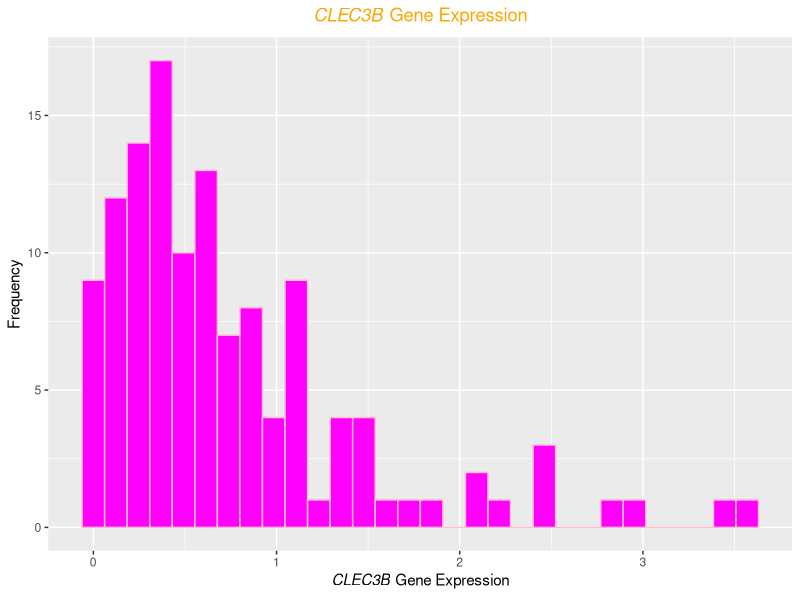
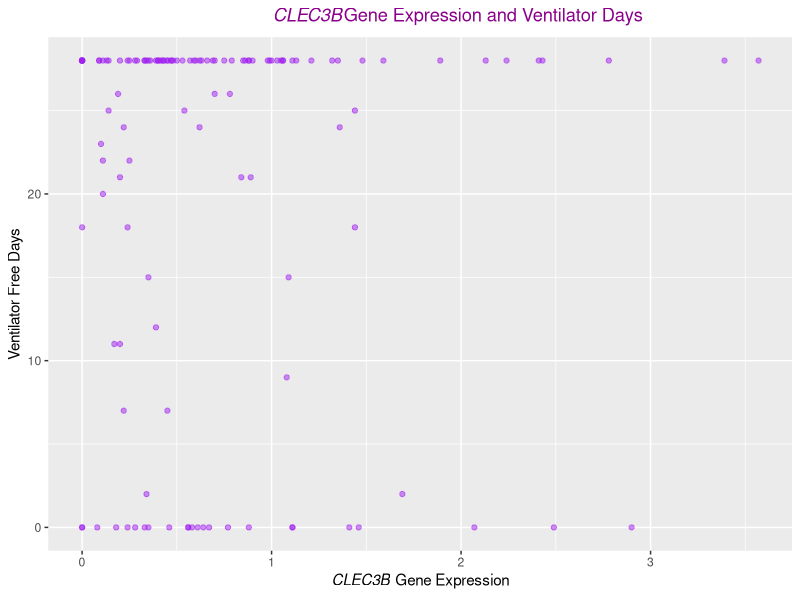
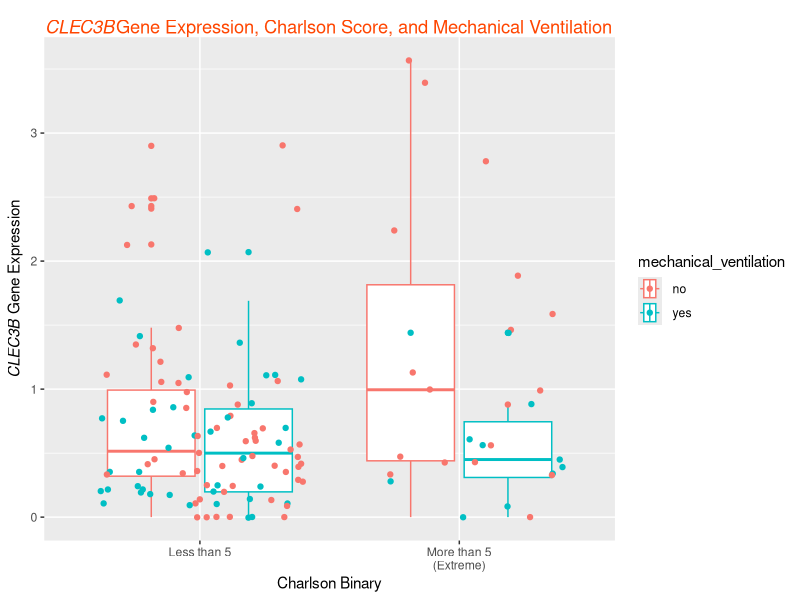
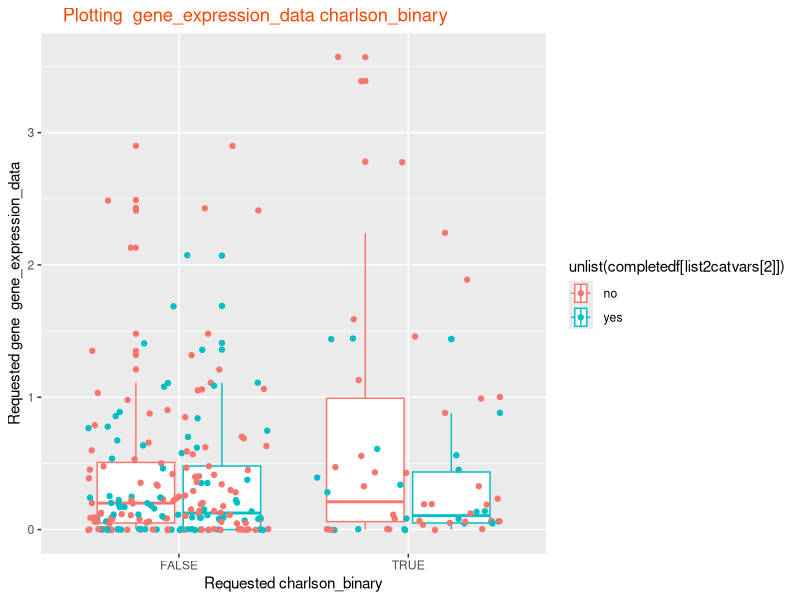
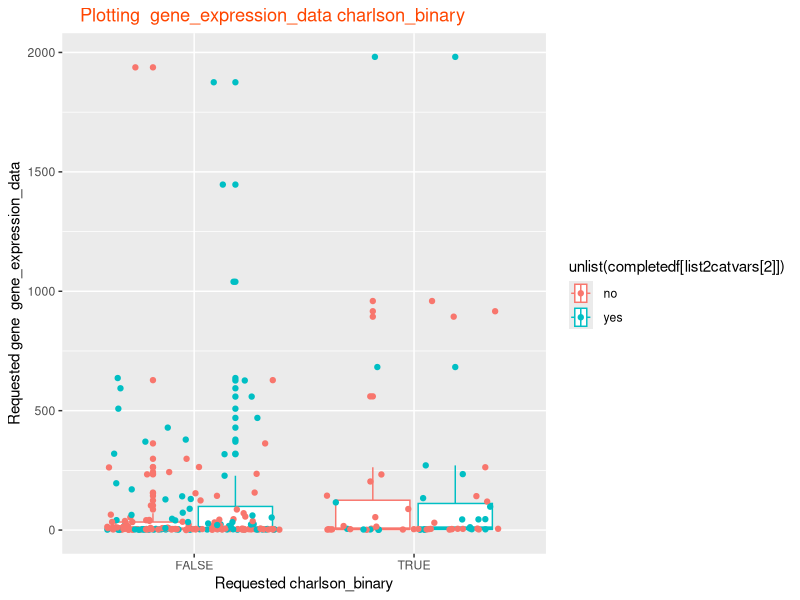
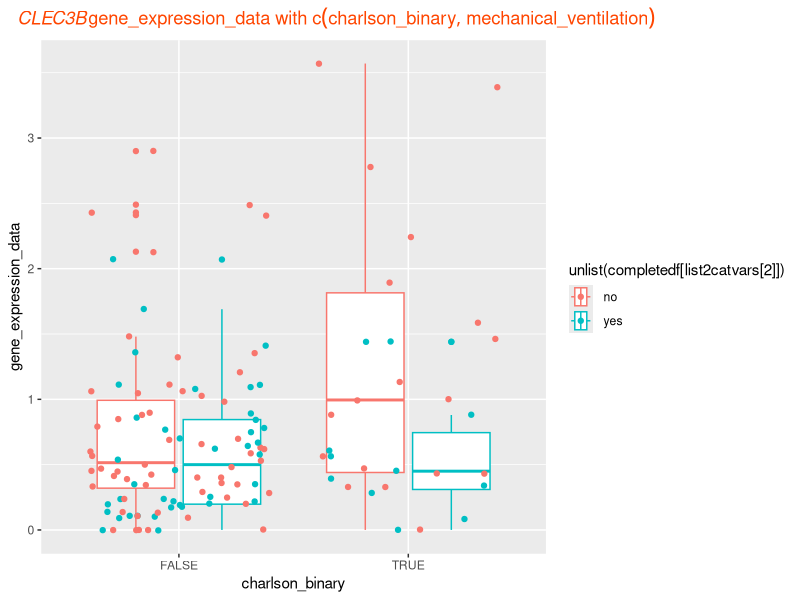
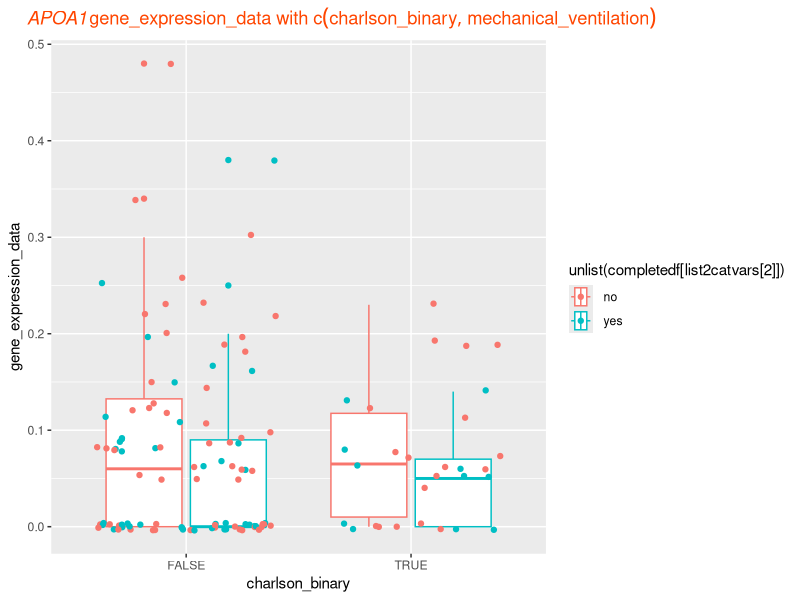

Source code (R) for these figures, in order:
## ---- chunk 1
setwd("../103RFinalProject") # set working directory
expressiondf <- read.csv(file = "QBS103_finalProject_geneExpression.csv", header = TRUE) # read data from csv file to make df
metadf <- read.csv(file = "QBS103_finalProject_metadata.csv", header = TRUE) # read data from csv file to make another df
## ---- chunk 2
library(tidyverse) # I am using Tidyverse in this project

longexpressiondf <- expressiondf %>% # create a new df that is the long version of our original dataset
  pivot_longer(cols = starts_with(c("COVID", "NONCOVID")),
               names_to = "participant_id",
               values_to = "gene_expression_data")
## ---- chunk 3
list_df = list(longexpressiondf, metadf) # link the two dfs together by using list() then reduce()
df <- list_df %>% reduce(inner_join, by='participant_id')
## ---- chunk 4
library(ggplot2) # we are using ggplot2 in this project

subset <- subset(df, X == 'CLEC3B') # create a subset of the df that includes only the gene of interest
subset

histogramplot <- ggplot(subset, aes(x = gene_expression_data)) + # build a histogram plot of gene expression and frequency
  geom_histogram(color = "pink", fill = "magenta") +
  labs(title = expression(paste(italic("CLEC3B"), " Gene Expression")), y = "Frequency", x = expression(paste(italic("CLEC3B"), " Gene Expression"))) +
    theme(plot.title = element_text(colour = "orange1", face = "bold", hjust = 0.5)) # for the plot title

histogramplot
## ---- chunk 5
scatterplot <- ggplot(subset, aes(x = gene_expression_data, y = ventilator.free_days)) +  # build a scatter plot of gene expression and ventilator days
  labs(title = expression(paste(italic("CLEC3B"), "Gene Expression and Ventilator Days")), x = expression(paste(italic("CLEC3B"), " Gene Expression"), y = "Frequency"), y = "Ventilator Free Days") +
  geom_point(color = "purple", alpha = 0.5) +
  theme(plot.title = element_text(colour = "darkmagenta", face = "bold", hjust = 0.6)) # for the plot title
scatterplot
## ---- chunk 6
co <- c("mistyrose2", "lavender") # make my own color palette

subset$charlson_binary <- subset$charlson_score > 5 # make a new column that has T if the Charlson Score is extreme (more than 5) else it is F

boxplot <- ggplot(subset, aes(x = gene_expression_data, y = charlson_binary, color = mechanical_ventilation)) + #create a boxplot of gene expression, charlson score, and mechanical ventilation
  geom_boxplot() +
  geom_jitter() +
  labs(title = expression(paste(italic("CLEC3B"), "Gene Expression, Charlson Score, and Mechanical Ventilation")), x = expression(paste(italic("CLEC3B"), " Gene Expression"), y = "Frequency"), y = "Charlson Binary") + 
  theme(plot.title = element_text(colour = "orangered", face = "bold", hjust = 0.18, vjust = -2)) + # for the plot title
  scale_fill_manual(labels=c("<5", ">5")) +
  coord_flip() + # gene expression should actually be on the y axis
  scale_y_discrete(labels=c("FALSE" = "Less than 5", "TRUE" = "More than 5\n(Extreme)")) # name the x axis by ><5
boxplot
## ---- chunk 7
make_plot_function <- function(df, genes, contvar, list2catvars){
  # only select data for relevant genes
  for (gene in range(1:length(genes))){ # for each gene, make a df. then add the df to the list
    if (gene == 1){
      initialsubsetdf = subset(df, X == genes[gene])
      completedf = initialsubsetdf
      } else {
        newsubsetdf = subset(df, X == genes[gene])
        completedf =  merge(completedf, newsubsetdf, all=T)
      }
  }
  
  # get charlson binary since it could be a cat var (ie I did that so I want to add it to my function). It could be simpler of course with the premade cat var
  completedf$charlson_binary <- completedf$charlson_score > 5
  
  # make the 3 plots
  # histogram
  
  testhist <- ggplot(completedf, aes(x = unlist(completedf[contvar]))) + # build a histogram plot of gene expression and frequency
    geom_histogram(color = "pink", fill = "magenta") +
    labs(title = paste("Requested ", contvar, " Frequency"), y = "Frequency", x = paste("Requested ", contvar)) +
    theme(plot.title = element_text(colour = "orange1", face = "bold", hjust = 0.5)) # for the plot title
  
  testhist
  
  # scatter plot
  
  scatterplot <- ggplot(completedf, aes(x = unlist(completedf[contvar]), y = unlist(completedf[list2catvars[2]]))) +  # build a scatter plot of contvar and second catvar
    labs(title = paste("Requested ", contvar, " and ", list2catvars[2]), x = contvar, y = list2catvars[2]) +
    geom_point(color = "purple", alpha = 0.5) +
    theme(plot.title = element_text(colour = "darkmagenta", face = "bold", hjust = 0.6)) # for the plot title
  
  scatterplot
  
  # box plot
  
  boxplot <- ggplot(completedf, aes(x = unlist(completedf[contvar]), y = unlist(completedf[list2catvars[1]]), color = unlist(completedf[list2catvars[2]]))) + #create a boxplot of all 3 vars
    geom_boxplot() +
    geom_jitter() +
    labs(title = paste("Plotting ", contvar, list2catvars), x = paste("Requested gene ", contvar), y = paste("Requested", list2catvars[1])) + 
    theme(plot.title = element_text(colour = "orangered", hjust = 0.18)) + # for the plot title
    scale_fill_manual(labels=c("<5", ">5")) +
    coord_flip() # name the x axis by ><5
  
  boxplot
}

## ---- chunk 8
make_plot_function(df, c('CLEC3B', 'APOA1'), "gene_expression_data", c("charlson_binary", "mechanical_ventilation"))
## ---- chunk 9
make_plot_function(df, c("APOM", "CTSG", "DEFA4"), "gene_expression_data", c("charlson_binary", "mechanical_ventilation"))
## ---- chunk 10
my_fun <- function(df, genes, contvar, list2catvars){
  for (gene in genes){
    completedf = subset(df, X == gene)
    completedf$charlson_binary <- completedf$charlson_score > 5
  
  # make the 3 plots
  # histogram
    testhist <- ggplot(completedf, aes(x = unlist(completedf[contvar]))) + # build a histogram plot of gene expression and frequency
      geom_histogram(color = "pink", fill = "magenta") +
      labs(title = paste("Requested ", contvar, " Frequency"), y = "Frequency", x = paste("Requested ", contvar)) +
      theme(plot.title = element_text(colour = "orange1", face = "bold", hjust = 0.5)) # for the plot title
    testhist
  
  # scatter plot
    scatterplot <- ggplot(completedf, aes(x = unlist(completedf[contvar]), y = unlist(completedf[list2catvars[2]]))) +  # build a scatter plot of contvar and second catvar
      labs(title = paste("Requested ", contvar, " and ", list2catvars[2]), x = contvar, y = list2catvars[2]) +
      geom_point(color = "purple", alpha = 0.5) +
      theme(plot.title = element_text(colour = "darkmagenta", face = "bold", hjust = 0.6)) # for the plot title
    scatterplot
  
  # box plot
    boxplot <- ggplot(completedf, aes(x = unlist(completedf[contvar]), y = unlist(completedf[list2catvars[1]]), color = unlist(completedf[list2catvars[2]]))) + #create a boxplot of all 3 vars
      geom_boxplot() +
      geom_jitter() +
      labs(title = substitute(paste(italic(gene), contvar, " with ", list2catvars)), x = contvar, y = list2catvars[1]) + 
      theme(plot.title = element_text(colour = "orangered", hjust = 0.18)) + # for the plot title
      scale_fill_manual(labels=c("<5", ">5")) +
      coord_flip() # name the x axis by ><5
    print(boxplot)
    
  }
}

## ---- chunk 11
my_fun(df, c('CLEC3B', 'APOA1'), "gene_expression_data", c("charlson_binary", "mechanical_ventilation"))
